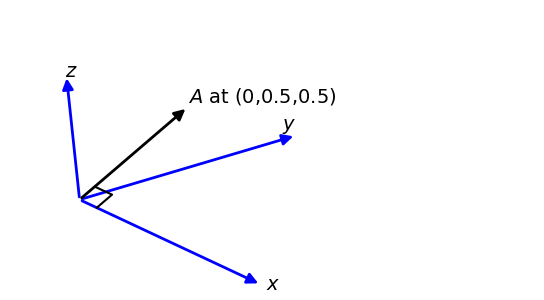

Generate this figure with Python:
# -*- coding: utf-8 -*-

import numpy as np
#import matplotlib as mpl
#mpl.use('pgf')
from matplotlib import pyplot
import mpl_toolkits.mplot3d.axes3d as p3
from mpl_toolkits.mplot3d import proj3d

import sys
sys.path.append(r'C:\Users\user\Desktop\xelatex_Transend\drawing_code\python\3D_geometry_annotate_program')
import annotate_program as tool

#### The plotting of a vector-based graphics using the above points location information.
fig2 = pyplot.figure(2,figsize=(4, 3),dpi=100)
ax2 = p3.Axes3D(fig2)
ax2.view_init(elev=40, azim=-40)
ax2.set_color_cycle('b')


po = np.array([0,0,0])#origin
px = np.array([1,0,0])
py = np.array([0,1,0])
pz = np.array([0,0,1])
pA = np.array([0,1,1])/2.0

#bb = 1.3
#plb = np.array([-0.1*bb,0,-0.1*bb])
#plt = np.array([-0.1*bb,0,5*bb])
#ptr = np.array([5*bb,0,5*bb])
#pbr = np.array([5*bb,0,-0.1*bb])

#xyz axes
farrowx = tool.Arrow3D(*zip(po,px),mutation_scale=16, lw=2, arrowstyle="-|>", 
                       color="b")
ax2.add_artist(farrowx)
farrowy = tool.Arrow3D(*zip(po,py),mutation_scale=16, lw=2, arrowstyle="-|>", 
                       color="b")
ax2.add_artist(farrowy)
farrowz = tool.Arrow3D(*zip(po,pz),mutation_scale=16, lw=2, arrowstyle="-|>", 
                       color="b")
ax2.add_artist(farrowz)
farrowA = tool.Arrow3D(*zip(po,pA),mutation_scale=16, lw=2, arrowstyle="-|>", 
                       color="k")
ax2.add_artist(farrowA)


ax2.text(*(1.1*px), s = r'$x$', fontsize=14,verticalalignment='bottom', horizontalalignment='right')
ax2.text(*py, s = r'$y$', fontsize=14,verticalalignment='bottom', horizontalalignment='right')
ax2.text(*(1.1*pz), s = r'$z$', fontsize=14,verticalalignment='top', horizontalalignment='left')
ax2.text(*pA, s = r"$A$ at (0,0.5,0.5)", fontsize=14,verticalalignment='bottom', horizontalalignment='left')



tool.draw_perpendicular_sign(np.cross(px,pA),px,pA,po,ax2,0.1)


#axis1.Axis(ax2,'r')
#ax2.autoscale_view()
#ax2.pbaspect= [1,1,0.5]
#ax2.auto_scale_xyz()

ff = 0.75
Xt,Yt,Zt = zip(po,px,py,pz,pA)#,ff*plb,ff*ptr,ff*plt,ff*pbr)
X = np.array(Xt)
Y = np.array(Yt)
Z = np.array(Zt)

max_range = np.array([X.max()-X.min(), Y.max()-Y.min(), Z.max()-Z.min()]).max() / 2.0


mid_x = (X.max()+X.min()) * 0.5
mid_y = (Y.max()+Y.min()) * 0.5 
mid_z = (Z.max()+Z.min()) * 0.5
ax2.set_xlim3d(mid_x - max_range, mid_x + max_range)
ax2.set_ylim3d(mid_y - max_range, mid_y + max_range)
ax2.set_zlim3d(mid_z - max_range, mid_z + max_range)
#ax2.set_xlim3d([-3, 8])
#ax2.set_ylim3d([-3,8])
#ax2.set_zlim3d([-3,8])
#ax2.set_xlim([-0.5,3.7])
#ax2.set_ylim([-0.5,3.7])
#ax2.set_zlim([0,6])


#ax2.annotate(s = r'$x$',xy = tuple(proj3d.proj_transform(*px, M = ax2.get_proj()))[:2], fontsize = 14, bbox={'pad':8,'fill':None,'edgecolor':'None'},va='top',ha='left')
#ax2.annotate(s = r'$y$',xy = tuple(proj3d.proj_transform(*py, M = ax2.get_proj()))[:2], fontsize = 14, bbox={'pad':8,'fill':None,'edgecolor':'None'},va='top',ha='right')
#ax2.annotate(s = r'$z$',xy = tuple(proj3d.proj_transform(*pz, M = ax2.get_proj()))[:2], fontsize = 14, bbox={'pad':12,'fill':None,'edgecolor':'None'},va='bottom',ha='right')


ax2.set_xticks([])
ax2.set_yticks([])
ax2.set_zticks([])
ax2.w_xaxis.line.set_visible(False) #turn off axis visibility
#ax2.w_xaxis.line.set_color([0,0,0,0])
ax2.w_yaxis.line.set_color([0,0,0,0]) # change the color of axis
ax2.w_zaxis.line.set_color([0,0,0,0])
#ax2.spines['left'].set_color('b') didn't work on 3D
ax2.set_axis_off()  #-> this can turn off the background curtain
#ax2.axhline(y=1,xmin=0,xmax=1)
#ax2.set_frame_on(True)
#ax2.set_axis_bgcolor('b')
#ax2.set_position() #set the bbox of the whole axes
#ax2.set_zbound()
pyplot.show()
#pyplot.savefig(r'C:\Documents and Settings\The One\My Documents\tony\2014\xelatexfolder\pgf_related\pgf\lemma4_fig4.pgf')
